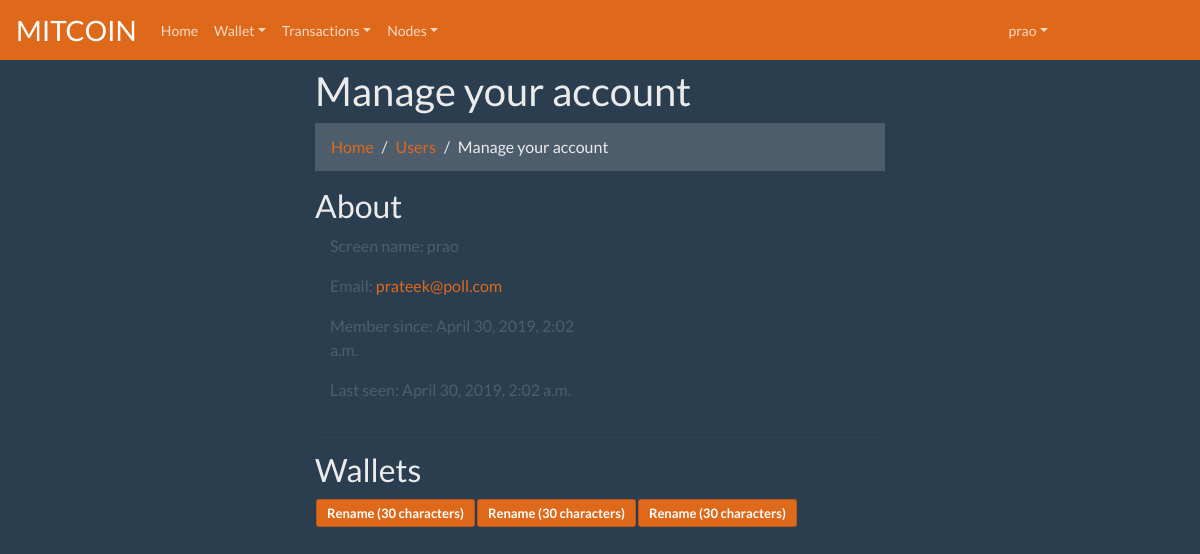
The app's page /user/manage-account/ (signed in) with its own data.
### siteuser/models.py (models this page shows, shortened)
class CustomUser(AbstractBaseUser):
    email = models.EmailField(max_length=255, unique=True, verbose_name='email address')
    is_active = models.BooleanField(default=False) # activate by email
    is_admin = models.BooleanField(default=False)
    objects = CustomUserManager()
    USERNAME_FIELD = 'email'

class SiteUser(TimeStampedModel):
    user = models.OneToOneField(settings.AUTH_USER_MODEL, on_delete=models.CASCADE)
    slug = AutoSlugField(set_using="screen_name")
    screen_name = models.CharField(max_length=20, unique=True)
    class Meta:
        ordering = ['screen_name']
        verbose_name_plural = 'siteusers'
    def __str__(self):
        return self.screen_name

class Wallet(TimeStampedModel):
    alias = models.CharField(max_length=30)
    owner = models.ForeignKey(SiteUser, null=True, blank=True, on_delete=models.CASCADE)
    private_key = models.TextField()
    public_key = models.TextField()
    used = models.FloatField(default=0.00)
    balance = models.FloatField(default=0.00)

### siteuser/views.py (the view)
# urls.py: path('manage-account/', views.account_management, name='account_management'),
@login_required
def account_management(request):
    template = "siteuser/account_management.html"
    context = {}
    context['siteuser'] = request.user.siteuser
    return render(request, template, context)

### siteuser/templates/siteuser/account_management.html (shortened to what this page needs)
{% extends "voidcoin_base.html" %}
{% block content_content %}
<h1>Manage your account</h1>
<nav aria-label="breadcrumb">
    <ol class="breadcrumb">
        <li class="breadcrumb-item"><a href="/">Home</a></li>
        <li class="breadcrumb-item"><a href="#">Users</a></li>
        <li class="breadcrumb-item active">Manage your account</li>
    </ol>
</nav>
<h2>About</h2>
<div class="container song-about">
    <div class="row">
        <div class="col-sm-6">
            <p class="text-secondary">Screen name: {{ siteuser.screen_name }}</p>
            <p class="text-secondary">Email: <a href="mailto:{{ siteuser.user.email }}">{{ siteuser.user.email }}</a></p>
            <p class="text-secondary">Member since: {{ siteuser.created }}</p>
            <p class="text-secondary">Last seen: {{ siteuser.user.last_login }}</p>
        </div>
        <div class="col-sm-6">
        </div>
    </div>
</div>
<hr>
<h2>Wallets</h2>
<div class="container">
    <div class="row text-center text-lg-left">
        {% for each in siteuser.wallet_set.all %}
            <a class="btn btn-sm btn-primary icon-buttons" href="" title="View keys" data-toggle="modal" data-target="#keyViewModal{{ each.pk }}">
                {{ each.alias }}
            </a>
        {% endfor %}
    </div>
</div>
{% endblock content_content %}

### templates/voidcoin_base.html (shortened to what this page needs)
<!DOCTYPE html>
<html>
	<head>
		<link rel="stylesheet" href="https://stackpath.bootstrapcdn.com/bootswatch/4.1.3/superhero/bootstrap.min.css">
		{% load static %}
		<link rel="stylesheet" href="{% static 'css/voidcoin.css' %}">
	</head>
	{% block body %}
	<body>
		{% block navigation %}
		<nav class="navbar fixed-top navbar-expand-lg navbar-dark bg-primary">
			<a class="navbar-brand" href="{% url 'blockchain:index' %}">MITCOIN</a>
			<div class="collapse navbar-collapse navcontent">
				<ul class="nav navbar-nav lefthand-navigation">
					<li class="nav-item"><a class="nav-link" href="/" title="Home">Home</a></li>
					<li class="nav-item dropdown">
					    <a class="nav-link dropdown-toggle" data-toggle="dropdown" href="#" role="button" aria-haspopup="true" aria-expanded="false">Wallet</a>
					</li>
					<li class="nav-item dropdown">
					    <a class="nav-link dropdown-toggle" data-toggle="dropdown" href="#" role="button" aria-haspopup="true" aria-expanded="false">Transactions</a>
					</li>
					<li class="nav-item dropdown">
					    <a class="nav-link dropdown-toggle" data-toggle="dropdown" href="#" role="button" aria-haspopup="true" aria-expanded="false">Nodes</a>
					</li>
				</ul>
				<ul class="navbar-nav ml-auto righthand-navigation">
					{% if user.is_authenticated %}
						<li class="nav-item dropdown">
						    <a class="nav-link dropdown-toggle" data-toggle="dropdown" href="#" role="button" aria-haspopup="true" aria-expanded="false">{{ request.user.siteuser }}</a>
						</li>
					{% else %}
						<li class="nav-item login-logout"><a class="btn btn-info btn-sm upload-button" href="{% url 'siteuser:login' %}">Log In</a></li>
						<li class="nav-item login-logout"><a class="btn btn-primary btn-sm upload-button" href="{% url 'siteuser:new' %}">Sign Up</a></li>
					{% endif %}
				</ul>
			</div>
		</nav>
		{% endblock navigation %}
		<div class="container-fluid">
			<div class="row">
				<div class="col-sm-3 leftsidebar">
				</div>
				<div class="col-sm-6 centerspread" role='main'>
					{% block content_content %}{% endblock content_content %}
				</div>
				<div class="col-sm-3 rightsidebar">
				</div>
			</div>
		</div>
		{% endblock body %}
	</body>
</html>

### static/css/voidcoin.css (style rules this page uses)
body { padding-top: 4.2rem; }
.navbar-brand { font-size: 28px; }
ul.righthand-navigation { padding: 0; margin-right: 8rem; }
a.icon-buttons, span.icon-buttons { float: left; padding: 3px 10px; font-size: 13px; font-weight: 600; line-height: 20px; vertical-align: middle; border: 1px solid rgba(27,31,35,0.2); border-radius: 3px; margin: 2px 1px; }
a.icon-buttons { text-decoration: none; }

### records on screen
CustomUser: user.siteuser "prao"
SiteUser: screen_name "prao", user.email "prateek@poll.com", created "April 30, 2019, 2:02 a.m.", user.last_login "April 30, 2019, 2:02 a.m."
Wallet: alias "Rename (30 characters)"
Wallet: alias "Rename (30 characters)"
Wallet: alias "Rename (30 characters)"
